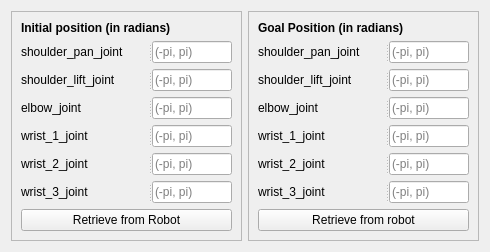
                      <widget class="QWidget" name="jointspace_2">
                       <attribute name="title">
                        <string>Joint space</string>
                       </attribute>
                       <layout class="QHBoxLayout" name="horizontalLayout_2">
                        <item>
                         <widget class="QFrame" name="frame_32">
                          <property name="frameShape">
                           <enum>QFrame::StyledPanel</enum>
                          </property>
                          <property name="frameShadow">
                           <enum>QFrame::Raised</enum>
                          </property>
                          <layout class="QVBoxLayout" name="verticalLayout_7">
                           <item>
                            <widget class="QLabel" name="label_25">
                             <property name="font">
                              <font>
                               <weight>75</weight>
                               <bold>true</bold>
                              </font>
                             </property>
                             <property name="text">
                              <string>Initial position (in radians)</string>
                             </property>
                            </widget>
                           </item>
                           <item>
                            <widget class="QSplitter" name="splitter_11">
                             <property name="orientation">
                              <enum>Qt::Horizontal</enum>
                             </property>
                             <widget class="QLabel" name="label_6">
                              <property name="text">
                               <string>shoulder_pan_joint</string>
                              </property>
                             </widget>
                             <widget class="QLineEdit" name="set_JointState_init_0_lineEdit">
                              <property name="maximumSize">
                               <size>
                                <width>80</width>
                                <height>40</height>
                               </size>
                              </property>
                              <property name="maxLength">
                               <number>6</number>
                              </property>
                              <property name="placeholderText">
                               <string>(-pi, pi)</string>
                              </property>
                              <property name="clearButtonEnabled">
                               <bool>false</bool>
                              </property>
                             </widget>
                            </widget>
                           </item>
                           <item>
                            <widget class="QSplitter" name="splitter_17">
                             <property name="orientation">
                              <enum>Qt::Horizontal</enum>
                             </property>
                             <widget class="QLabel" name="label_8">
                              <property name="text">
                               <string>shoulder_lift_joint</string>
                              </property>
                             </widget>
                             <widget class="QLineEdit" name="set_JointState_init_1_lineEdit">
                              <property name="maximumSize">
                               <size>
                                <width>80</width>
                                <height>40</height>
                               </size>
                              </property>
                              <property name="maxLength">
                               <number>6</number>
                              </property>
                              <property name="placeholderText">
                               <string>(-pi, pi)</string>
                              </property>
                              <property name="clearButtonEnabled">
                               <bool>false</bool>
                              </property>
                             </widget>
                            </widget>
                           </item>
                           <item>
                            <widget class="QSplitter" name="splitter_28">
                             <property name="orientation">
                              <enum>Qt::Horizontal</enum>
                             </property>
                             <widget class="QLabel" name="label_9">
                              <property name="text">
                               <string>elbow_joint</string>
                              </property>
                             </widget>
                             <widget class="QLineEdit" name="set_JointState_init_2_lineEdit">
                              <property name="maximumSize">
                               <size>
                                <width>80</width>
                                <height>40</height>
                               </size>
                              </property>
                              <property name="maxLength">
                               <number>6</number>
                              </property>
                              <property name="placeholderText">
                               <string>(-pi, pi)</string>
                              </property>
                              <property name="clearButtonEnabled">
                               <bool>false</bool>
                              </property>
                             </widget>
                            </widget>
                           </item>
                           <item>
                            <widget class="QSplitter" name="splitter_29">
                             <property name="orientation">
                              <enum>Qt::Horizontal</enum>
                             </property>
                             <widget class="QLabel" name="label_10">
                              <property name="text">
                               <string>wrist_1_joint</string>
                              </property>
                             </widget>
                             <widget class="QLineEdit" name="set_JointState_init_3_lineEdit">
                              <property name="maximumSize">
                               <size>
                                <width>80</width>
                                <height>40</height>
                               </size>
                              </property>
                              <property name="maxLength">
                               <number>6</number>
                              </property>
                              <property name="placeholderText">
                               <string>(-pi, pi)</string>
                              </property>
                              <property name="clearButtonEnabled">
                               <bool>false</bool>
                              </property>
                             </widget>
                            </widget>
                           </item>
                           <item>
                            <widget class="QSplitter" name="splitter_21">
                             <property name="orientation">
                              <enum>Qt::Horizontal</enum>
                             </property>
                             <widget class="QLabel" name="label_11">
                              <property name="text">
                               <string>wrist_2_joint</string>
                              </property>
                             </widget>
                             <widget class="QLineEdit" name="set_JointState_init_4_lineEdit">
                              <property name="maximumSize">
                               <size>
                                <width>80</width>
                                <height>40</height>
                               </size>
                              </property>
                              <property name="maxLength">
                               <number>6</number>
                              </property>
                              <property name="placeholderText">
                               <string>(-pi, pi)</string>
                              </property>
                              <property name="clearButtonEnabled">
                               <bool>false</bool>
                              </property>
                             </widget>
                            </widget>
                           </item>
                           <item>
                            <widget class="QSplitter" name="splitter_20">
                             <property name="orientation">
                              <enum>Qt::Horizontal</enum>
                             </property>
                             <widget class="QLabel" name="label_12">
                              <property name="text">
                               <string>wrist_3_joint</string>
                              </property>
                             </widget>
                             <widget class="QLineEdit" name="set_JointState_init_5_lineEdit">
                              <property name="maximumSize">
                               <size>
                                <width>80</width>
                                <height>40</height>
                               </size>
                              </property>
                              <property name="maxLength">
                               <number>6</number>
                              </property>
                              <property name="placeholderText">
                               <string>(-pi, pi)</string>
                              </property>
                              <property name="clearButtonEnabled">
                               <bool>false</bool>
                              </property>
                             </widget>
                            </widget>
                           </item>
                           <item>
                            <widget class="QPushButton" name="get_JS_init_robot_pushButton">
                             <property name="text">
                              <string>Retrieve from Robot</string>
                             </property>
                            </widget>
                           </item>
                          </layout>
                         </widget>
                        </item>
                        <item>
                         <widget class="QFrame" name="frame_33">
                          <property name="frameShape">
                           <enum>QFrame::StyledPanel</enum>
                          </property>
                          <property name="frameShadow">
                           <enum>QFrame::Raised</enum>
                          </property>
                          <layout class="QVBoxLayout" name="verticalLayout_8">
                           <item>
                            <widget class="QLabel" name="label_26">
                             <property name="font">
                              <font>
                               <weight>75</weight>
                               <bold>true</bold>
                              </font>
                             </property>
                             <property name="text">
                              <string>Goal Position (in radians)</string>
                             </property>
                            </widget>
                           </item>
                           <item>
                            <widget class="QSplitter" name="splitter_22">
                             <property name="orientation">
                              <enum>Qt::Horizontal</enum>
                             </property>
                             <widget class="QLabel" name="label_14">
                              <property name="text">
                               <string>shoulder_pan_joint</string>
                              </property>
                             </widget>
                             <widget class="QLineEdit" name="set_JointState_goal_0_lineEdit">
                              <property name="maximumSize">
                               <size>
                                <width>80</width>
                                <height>40</height>
                               </size>
                              </property>
                              <property name="maxLength">
                               <number>6</number>
                              </property>
                              <property name="placeholderText">
                               <string>(-pi, pi)</string>
                              </property>
                              <property name="clearButtonEnabled">
                               <bool>false</bool>
                              </property>
                             </widget>
                            </widget>
                           </item>
                           <item>
                            <widget class="QSplitter" name="splitter_23">
                             <property name="orientation">
                              <enum>Qt::Horizontal</enum>
                             </property>
                             <widget class="QLabel" name="label_13">
                              <property name="text">
                               <string>shoulder_lift_joint</string>
                              </property>
                             </widget>
                             <widget class="QLineEdit" name="set_JointState_goal_1_lineEdit">
                              <property name="maximumSize">
                               <size>
                                <width>80</width>
                                <height>40</height>
                               </size>
                              </property>
                              <property name="maxLength">
                               <number>6</number>
                              </property>
                              <property name="placeholderText">
                               <string>(-pi, pi)</string>
                              </property>
                              <property name="clearButtonEnabled">
                               <bool>false</bool>
                              </property>
                             </widget>
                            </widget>
                           </item>
                           <item>
                            <widget class="QSplitter" name="splitter_24">
                             <property name="orientation">
                              <enum>Qt::Horizontal</enum>
                             </property>
                             <widget class="QLabel" name="label_30">
                              <property name="text">
                               <string>elbow_joint</string>
                              </property>
                             </widget>
                             <widget class="QLineEdit" name="set_JointState_goal_2_lineEdit">
                              <property name="maximumSize">
                               <size>
                                <width>80</width>
                                <height>40</height>
                               </size>
                              </property>
                              <property name="maxLength">
                               <number>6</number>
                              </property>
                              <property name="placeholderText">
                               <string>(-pi, pi)</string>
                              </property>
                              <property name="clearButtonEnabled">
                               <bool>false</bool>
                              </property>
                             </widget>
                            </widget>
                           </item>
                           <item>
                            <widget class="QSplitter" name="splitter_25">
                             <property name="orientation">
                              <enum>Qt::Horizontal</enum>
                             </property>
                             <widget class="QLabel" name="label_31">
                              <property name="text">
                               <string>wrist_1_joint</string>
                              </property>
                             </widget>
                             <widget class="QLineEdit" name="set_JointState_goal_3_lineEdit">
                              <property name="maximumSize">
                               <size>
                                <width>80</width>
                                <height>40</height>
                               </size>
                              </property>
                              <property name="maxLength">
                               <number>6</number>
                              </property>
                              <property name="placeholderText">
                               <string>(-pi, pi)</string>
                              </property>
                              <property name="clearButtonEnabled">
                               <bool>false</bool>
                              </property>
                             </widget>
                            </widget>
                           </item>
                           <item>
                            <widget class="QSplitter" name="splitter_26">
                             <property name="orientation">
                              <enum>Qt::Horizontal</enum>
                             </property>
                             <widget class="QLabel" name="label_29">
                              <property name="text">
                               <string>wrist_2_joint</string>
                              </property>
                             </widget>
                             <widget class="QLineEdit" name="set_JointState_goal_4_lineEdit">
                              <property name="maximumSize">
                               <size>
                                <width>80</width>
                                <height>40</height>
                               </size>
                              </property>
                              <property name="maxLength">
                               <number>6</number>
                              </property>
                              <property name="placeholderText">
                               <string>(-pi, pi)</string>
                              </property>
                              <property name="clearButtonEnabled">
                               <bool>false</bool>
                              </property>
                             </widget>
                            </widget>
                           </item>
                           <item>
                            <widget class="QSplitter" name="splitter_27">
                             <property name="orientation">
                              <enum>Qt::Horizontal</enum>
                             </property>
                             <widget class="QLabel" name="label_32">
                              <property name="text">
                               <string>wrist_3_joint</string>
                              </property>
                             </widget>
                             <widget class="QLineEdit" name="set_JointState_goal_5_lineEdit">
                              <property name="maximumSize">
                               <size>
                                <width>80</width>
                                <height>40</height>
                               </size>
                              </property>
                              <property name="maxLength">
                               <number>6</number>
                              </property>
                              <property name="placeholderText">
                               <string>(-pi, pi)</string>
                              </property>
                              <property name="clearButtonEnabled">
                               <bool>false</bool>
                              </property>
                             </widget>
                            </widget>
                           </item>
                           <item>
                            <widget class="QPushButton" name="get_JS_goal_robot_pushButton">
                             <property name="text">
                              <string>Retrieve from robot</string>
                             </property>
                            </widget>
                           </item>
                          </layout>
                         </widget>
                        </item>
                       </layout>
                      </widget>
